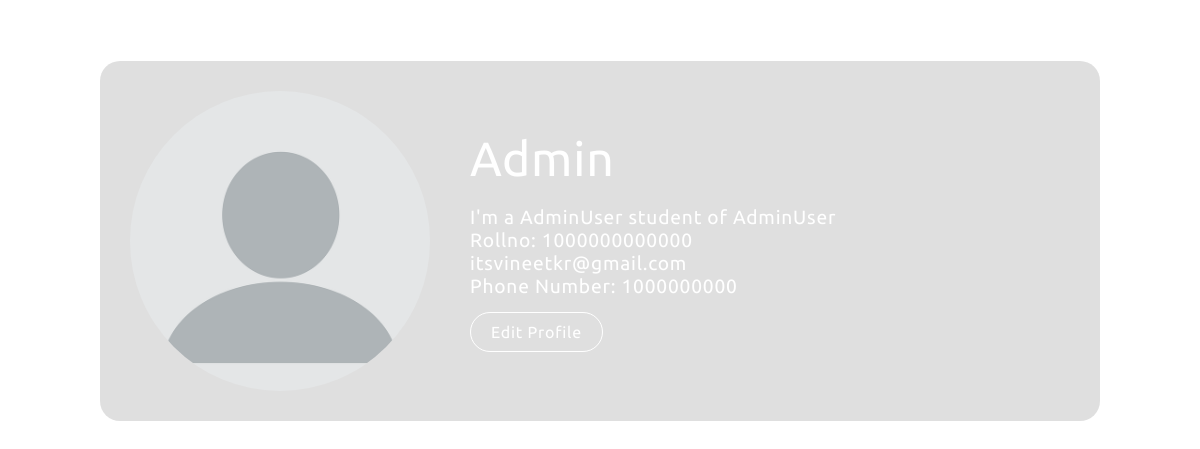
Screenshot of /profile/ (signed in) with the database file from the repository.
### accounts/models.py (models this page shows, shortened)
class CustomUser(AbstractBaseUser, PermissionsMixin):
    email = models.EmailField(
        unique=True, primary_key=True, validators=[EmailValidator()]
    )
    name = models.CharField(max_length=100, blank=True)
    is_active = models.BooleanField(default=True)
    is_staff = models.BooleanField(default=False)
    date_joined = models.DateTimeField(default=timezone.now)
    profile_picture = models.ImageField(
        upload_to="profile_pics/", blank=True, null=True
    )
    rollno = models.IntegerField(
        validators=[MaxValueValidator(9999999999999), MinValueValidator(1000000000000)],
        unique=True
    )
    branch = models.CharField(choices=BRANCH_CHOICES, max_length=5)
    year = models.CharField(choices=YEAR_CHOICES, max_length=5)
    club_admin = models.CharField(choices=CLUB_ADMIN_CHOICES, default="NORMAL", max_length=20)
    phoneno = models.IntegerField(
        validators=[MinValueValidator(5000000000), MaxValueValidator(9999999999)],
        unique=True
    )
    objects = CustomUserManager()
    USERNAME_FIELD = "email"
    REQUIRED_FIELDS = []

### accounts/views.py (the view, shortened to what this page needs)
# urls.py: path("profile/", views.profile, name='profile'),
def profile(request):
    user = request.user
    if user.is_anonymous:
        return redirect("/login")
    context = user_participation_context(request.user)
    context["user"] = request.user
    return render(request, "accounts/profile.html", context=context)

### accounts/utils.py (called while the page is built)
def team_in_leader(user):
    teams = TeamsRegistration.objects.filter(
        teamLeader=user, user=user, event__eventDate__gte=timezone.now().date()
    )
    return teams if len(list(teams)) != 0 else False

def team_in_participated(user):
    teams = TeamsRegistration.objects.filter(
        user=user, status=1, event__eventDate__gte=timezone.now().date()
    ).exclude(teamLeader=user)
    return teams if len(list(teams)) != 0 else False

def team_pending_requests(user):
    teams = TeamsRegistration.objects.filter(
        user=user, status=0, event__eventDate__gte=timezone.now().date()
    )
    return teams if len(list(teams)) != 0 else False

def individual_participations(user):
    participations = IndividualEventRegistration.objects.filter(
        user=user, event__eventDate__gte=timezone.now().date()
    )
    return participations if len(list(participations)) != 0 else False

def user_participation_context(user):
    return {
        "teamInLeader": team_in_leader(user),
        "teamInParticipated": team_in_participated(user),
        "teamPendingRequest": team_pending_requests(user),
        "individualParticipations": individual_participations(user),
    }

### templates/accounts/profile.html (shortened to what this page needs)
{% extends 'base.html' %}
{% load static %}
{% block css %}
  <link rel="stylesheet" href="{% static 'css/form.css' %}" />
  <link rel="stylesheet" href="{% static 'css/profile.css' %}" />
{% endblock %}
{% block backgroundImageURL %}
  {% static 'backgrounds/login.jpeg' %}
{% endblock %}
{% block content %}
<div class="profile-page">
    <div class="details">
        <div class="image">
            {% if user.profile_picture %}
                <img src="{{ user.profile_picture.url }}" alt="{{ user.name }}">
            {% else %}
                <img src="/static/images/default-profile.png" alt="Default Profile Picture">
            {% endif %}
        </div>
        <div class="text-details">
            <div class="name">{{user.name}}</div>
            <p class="branch-year">I'm a {{user.get_year_display}} student of {{user.get_branch_display}}</p>
            <p class="rollno">Rollno: {{user.rollno}}</p>
            <p class="email">{{user.email}}</p>
            <p class="phone-no">Phone Number: {{user.phoneno}}</p>
            <div class="edit-details">
                <a href="{% url "updateProfile" %}">Edit Profile</a>
            </div>
        </div>
    </div>
</div>
{% endblock content %}

### static/css/base.css (style rules this page uses)
* { padding: 0; margin: 0; box-sizing: border-box; }
body, button { font-family: "Ubuntu", sans-serif; }

### static/css/form.css (style rules this page uses)
* { margin: 0; padding: 0; box-sizing: border-box; }
body { background-size: cover; background-position: center center; background-repeat: no-repeat; min-height: 100vh; }
body { letter-spacing: 0.05em; }

### static/css/profile.css (style rules this page uses)
a { color: white; }
.profile-page { color: white; width: 100vw; display: flex; justify-content: center; align-items: center; flex-direction: column; }
.details { display: flex; width: 1000px; max-width: 95vw; border-radius: 20px; backdrop-filter: blur(30px); background-color: rgba(85, 85, 85, 0.183); padding: 30px; margin-bottom: 20px; }
.image { width: 300px; height: 300px; border-radius: 50%; overflow: hidden; display: flex; justify-content: center; align-items: center; }
.image img { width: 100%; height: 100%; object-fit: cover; }
.text-details { padding: 40px; }
.text-details .name { font-size: 3em; padding-bottom: 20px; }
.text-details p { font-size: 1.2em; }
.edit-details a { color: white; outline: none; text-decoration: none; background-color: rgba(0, 0, 0, 0); backdrop-filter: blur(10px); border: 1px solid white; border-radius: 25px; padding: 10px 20px; cursor: pointer; }
.edit-details { margin-top: 25px; }

### rows the page displays
CustomUser: name "Admin", year "AdminUser", branch "AdminUser", rollno "1000000000000", email "itsvineetkr@gmail.com", phoneno "1000000000"
